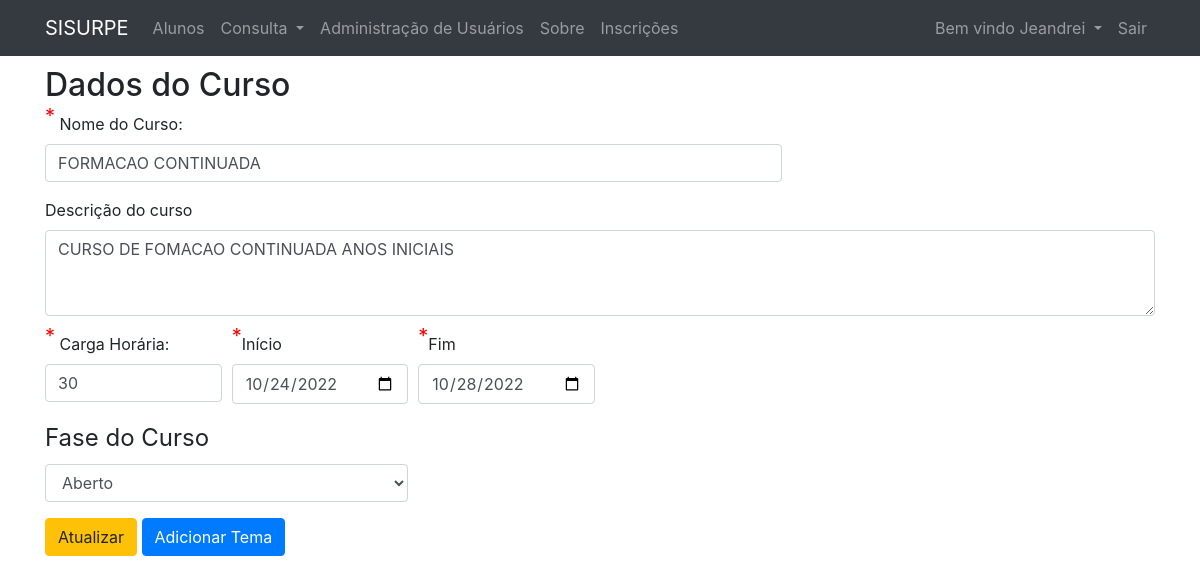
Page /inscricoes/edit/2 (signed in) on the committed database.
### tables this page shows
CREATE TABLE `inscricoes` (
  `id` int(11) NOT NULL,
  `nome_curso` varchar(255) NOT NULL,
  `descricao` varchar(255) NOT NULL,
  `carga_horaria` int(11) NOT NULL,
  `data_inicio` date DEFAULT NULL,
  `data_termino` date DEFAULT NULL,
  `numero_certificado` int(11) DEFAULT NULL,
  `livro` varchar(255) DEFAULT NULL,
  `folha` varchar(255) DEFAULT NULL,
  `fase` char(30) NOT NULL DEFAULT 'ABERTO'
);

### app/libraries/Core.php (called while the page is built, shortened)
<?php
 Class Core {
     protected $currentMethod = 'index';
     public function __construct(){
         $url = $this->getUrl();
         if(file_exists('../app/controllers/' . ucwords($url[0]). '.php')){
            unset($url[0]);
         }
         $this->currentController = new $this->currentController;
         if(isset($url[1])){
           if(method_exists($this->currentController, $url[1])){
             $this->currentMethod = $url[1];
             unset($url[1]);
           }
         }
         $this->params = $url ? array_values($url) :[];
         call_user_func_array([$this->currentController, $this->currentMethod], $this->params);
     }
     public function getUrl(){
        if(isset($_GET['url'])){
          $url = rtrim($_GET['url'], '/');
          $url = filter_var($url, FILTER_SANITIZE_URL);
          $url = explode('/', $url);
          return $url;
        }
     }
 }

### public/index.php (called while the page is built, shortened)
<?php
     $init = new Core;

### app/libraries/Database.php (called while the page is built, shortened)
<?php
 class Database {
    protected $user = DB_USER;
    protected $pass = DB_PASS;
    protected $dbh;
    protected $stmt;
    public function __construct() {
        $options = array(
            PDO::ATTR_PERSISTENT => true,
            PDO::ATTR_ERRMODE => PDO::ERRMODE_EXCEPTION
        );
        try{
            $this->dbh = new PDO($this->$dsn, $this->user, $this->pass, $options);
            $this->dbh->exec('SET NAMES "utf8"');
        } catch(PDOException $e){
            $this->error = $e->getMessage();
            echo $this->error;
        }
    }
    public function query($sql) {
        $this->stmt = $this->dbh->prepare($sql);
    }
     public function bind($param, $value, $type = null) {
        if(is_null($type)){
            switch(true){
                default:
                    $type = PDO::PARAM_STR;
            }
        }
        $this->stmt->bindValue($param, $value, $type);
    }
    public function execute(){
        if($this->stmt->execute()){
            return true;
        } else {
            return false;
        }
    }
    public function single(){
        $this->execute();
        return $this->stmt->fetch(PDO::FETCH_OBJ);
    }
}

### app/models/Inscricoe.php (called while the page is built, shortened)
<?php
  class Inscricoe {
    private $db;
    public function __construct(){
        $this->db = new Database;
    }
  public function getInscricaoById($id){
    $this->db->query("SELECT * FROM inscricoes WHERE id = :id");
    $this->db->bind(':id', $id);
    $row = $this->db->single();
    if($this->db->rowCount() > 0){
        return $row;
    } else {
        return false;
    }
}
    public function inscricaoEditavel($id_inscricao=null){
        $this->db->query('
                        SELECT
                            *
                        FROM
                            inscricoes
                        WHERE
                            id = :id
                        AND
                            fase != "ARQUIVADO"
                        ORDER BY
                            data_inicio
                        DESC
                        ');
        $this->db->bind(':id',$id_inscricao);
        if($this->db->rowCount() > 0){
            return true;
        } else {
            return false;
        }
    }
}

### app/views/inscricoes/edit.php (the view, shortened to what this page needs)
<?php require APPROOT . '/views/inc/header.php';?>
 <div class="row align-items-center mb-3">
    <div class="col-md-12">
        <h2>Dados do Curso</h2>
        <form action="<?php echo URLROOT; ?>/inscricoes/edit/<?php echo $data['inscricoes_id'];?>" method="post" enctype="multipart/form-data">
            <div class="form-row">
                <div class="form-group col-md-8">
                    <label for="nome_aluno"><sup class="obrigatorio">*</sup> Nome do Curso:</label>
                    <input
                        class="form-control <?php echo (!empty($data['nome_curso_err'])) ? 'is-invalid' : ''; ?>"
                        type="text"
                        name="nome_curso"
                        id="nome_curso"
                        value="<?php echo $data['nome_curso']; ?>"
                        placeholder="Nome do curso"
                    >
                </div>
            </div>
            <div class="form-group">
              <label for="descricao">Descrição do curso</label>
              <textarea
                class="form-control <?php echo (!empty($data['nome_curso_err'])) ? 'is-invalid' : ''; ?>"
                id="descricao"
                name="descricao"
                rows="3"><?php echo $data['descricao']; ?></textarea>
            </div>
            <div class="form-row">
                <div class="form-group col-md-2">
                    <label for="carga_horaria"><sup class="obrigatorio">*</sup> Carga Horária:</label>
                    <input
                        class="form-control <?php echo (!empty($data['carga_horaria_err'])) ? 'is-invalid' : ''; ?>"
                        type="text"
                        name="carga_horaria"
                        id="carga_horaria"
                        value="<?php echo $data['carga_horaria']; ?>"
                        placeholder="Carga Horária"
                    >
                </div>
                <div class="form-group col-md-2">
                      <label for="data_inicio"><sup class="obrigatorio">*</sup>Início</label>
                      <input
                        class="form-control <?php echo (!empty($data['data_inicio_err'])) ? 'is-invalid' : ''; ?>"
                        type="date"
                        id="data_inicio"
                        name="data_inicio"
                        value="<?php echo $data['data_inicio']; ?>"
                      >
                  </div>
                <div class="form-group col-md-2">
                    <label for="data_termino"><sup class="obrigatorio">*</sup>Fim</label>
                    <input
                    class="form-control <?php echo (!empty($data['data_termino_err'])) ? 'is-invalid' : ''; ?>"
                    type="date"
                    id="data_termino"
                    name="data_termino"
                    value="<?php echo $data['data_termino']; ?>"
                    >
                </div>
            </div>
            <legend>Fase do Curso</legend>
            <fieldset>
              <div class="form-row">
                  <div class="form-group col-md-4">
                      <select
                          name="fase"
                          id="fase"
                          class="form-control <?php echo (!empty($data['fase_err'])) ? 'is-invalid' : ''; ?>"
                      >
                          <option value="ABERTO" <?php echo $data['fase'] == 'ABERTO' ? 'selected':'';?>>Aberto</option>
                      </select>
                  </div>
              </div>
            </fieldset>
            <?php if($data['editavel']) : ?>
                <button type="submit" class="btn btn-warning">Atualizar</button>
                <button type="button" id="addTema" class="btn btn-primary" data-toggle="modal" data-target="#addTemaModal" onClick="clearInput()">
                Adicionar Tema
                </button>
            <?php endif; ?>
        </form>
    </div>
</div>
<?php require APPROOT . '/views/inc/footer.php'; ?>

### public/css/style.css (style rules this page uses)
.obrigatorio { color: red; font-size: 20px; vertical-align: middle; }
input.error, input { border-color: red; }

### rows in the picture
inscricoes: nome_curso "FORMACAO CONTINUADA", descricao "CURSO DE FOMACAO CONTINUADA ANOS INICIAIS", carga_horaria "30", data_inicio "10/24/2022", data_termino "10/28/2022", fase "Aberto"

### other values in the picture
SITENAME "SISURPE"
$_SESSION[DB_NAME . '_user_name'] "Jeandrei"
